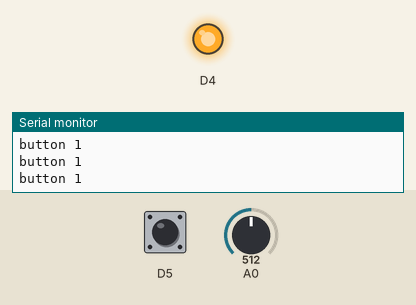
This program was run on a simulated ESP8266 (Wemos D1 mini). Shown: output pins drawn as LEDs (lit = HIGH), the last lines printed to the serial monitor. The inputs (shaded band) are chosen by the test bench; at power-on: D5 HIGH, A0 = 512.

Above: at 1.2 s.
1.3 s: D5 pulled LOW for 1 s
At 2.8 s:
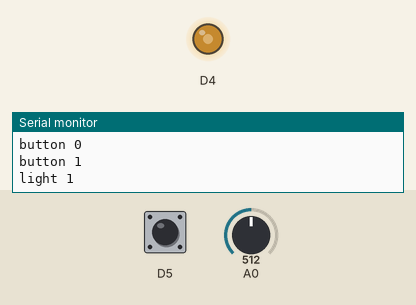
4.0 s: A0 set to 716
At 5.5 s:
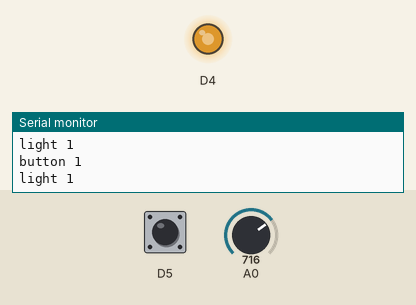
5.8 s: A0 set to 0
At 6.9 s:
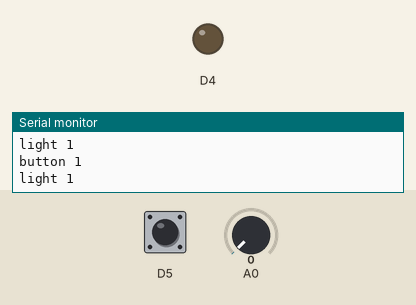
7.6 s: A0 set to 511
At 8.3 s:
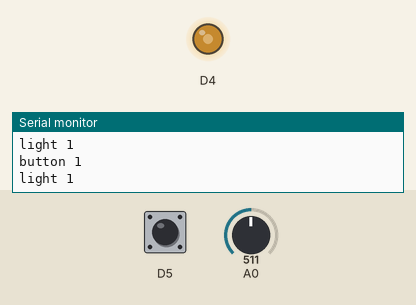
9.4 s: A0 set to 1023
At 11.0 s:
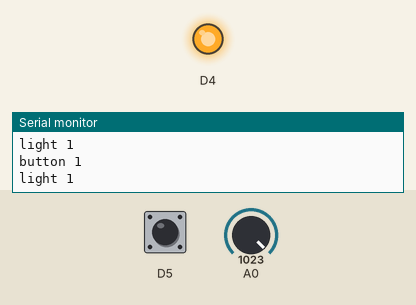
Timing chart, 0 to 12.2 s (numbered marks = the images above; inputs shaded):
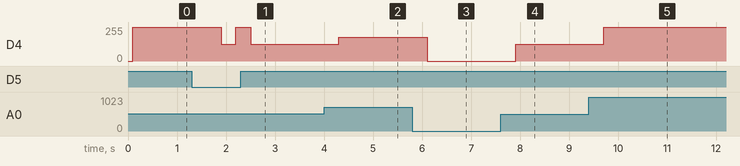

Measured:
- after the input at 1.3 s, D4: 255/255 → 127/255 after 0.60 s, → 255/255 0.30 s later, → 127/255 0.30 s later
- after the input at 4.0 s, D4: 127/255 → 178/255 after 0.30 s
- after the input at 5.8 s, D4: 178/255 → 0/255 after 0.31 s
- after the input at 7.6 s, D4: 0/255 → 127/255 after 0.31 s
- after the input at 9.4 s, D4: 127/255 → 255/255 after 0.31 s

The program:

main.cpp
```cpp
#include <Arduino.h>
bool light;

void setup()
{
  // put your setup code here, to run once:
  Serial.begin(115200);
  pinMode(D5, INPUT_PULLUP);
  pinMode(D4, OUTPUT);
  analogWriteRange(1023);
  light = false;
}

void loop()
{
  // put your main code here, to run repeatedly:
  int iButton;
  int iVal = analogRead(A0);
  iButton = digitalRead(D5);
  delay(100);
  Serial.println("button " + String(iButton));
  if (light == 1)
  {
    Serial.println("light " + String(light));
    analogWrite(D4, iVal);
  }
  else
  {
    digitalWrite(D4, 1);
  }
  if (iButton == 0)
  {
    light = !light;
  }

  delay(200);
}
```
